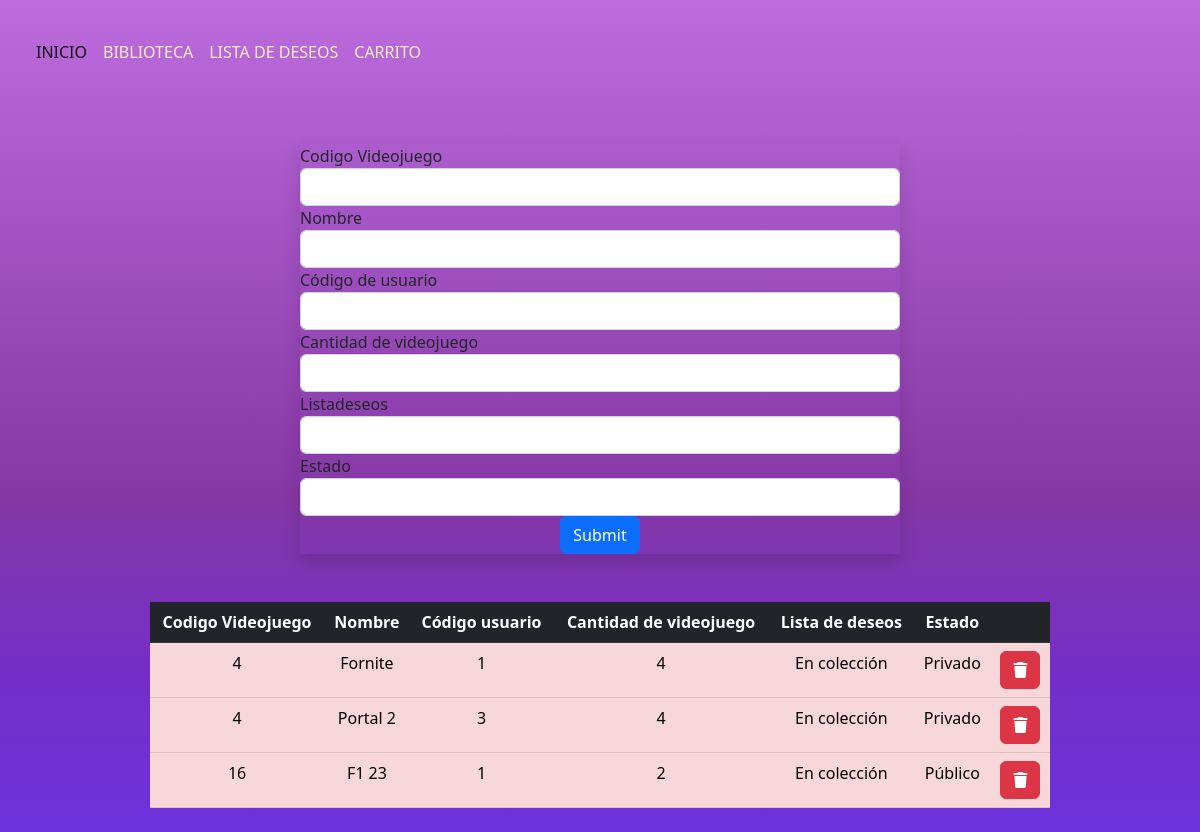
/colecciones, run on the app's committed database.
### gamerworld/models.py (models this page shows)
class ListaDeseos(models.Model):
    codVideojuego=  models.IntegerField(default=4)
    nombreJuego=models.CharField(max_length=50)
    codUsuario= models.IntegerField(default=4)
    cantidadvdj= models.IntegerField(default=4)
    listadeseos= models.CharField(max_length=50)
    estado=models.CharField(max_length=20) # publico o privado

### gamerworld/views.py (the view)
# urls.py: path('colecciones',views.listadeseos, name='listadeseos'),
def listadeseos(request):
    listads= ListaDeseos.objects.all()
    return render(request, "colecciones.html",{
        "listads" : listads
    })

### gamerworld/templates/colecciones.html (shortened to what this page needs)
{% extends 'plantilla.html' %}
{% block content %}
    <form class="w-50 shadow mx-auto p- m-5" method="post">
        Codigo Videojuego<input type="number" name="nombreJuego" class="form-control">
        Nombre<input type="text" name="nombreJuego" class="form-control">
        Código de usuario<input type="number" name="codUsuario"class="form-control">
        Cantidad de videojuego<input type="number" name="cantidaddvj" class="form-control">
        Listadeseos<input type="text" name="listadeseos" class="form-control">
        Estado<input type="text" name="estado" class="form-control">
        <div class="text-center">
            <input type="submit" values="Enviar" class="btn btn-primary">
        </div>
    </form>
    <table class="table table-danger w-75 mx-auto text-center  "  >
        <tr class ="table-dark">
            <th>Codigo Videojuego</th>
            <th>Nombre</th>
            <th>Código usuario</th>
            <th>Cantidad de videojuego</th>
            <th>Lista de deseos</th>
            <th>Estado</th>
            <th></th> <! espacios para boton de eliminar y consultar>
        </tr>
    {% for listadeseo in listads %}
        <tr>
            <td>{{listadeseo.codVideojuego}}</td>
            <td>{{listadeseo.nombreJuego}}</td>
            <td>{{listadeseo.codUsuario}}</td>
            <td>{{listadeseo.cantidadvdj}}</td>
            <td>{{listadeseo.listadeseos}}</td>
            <td>{{listadeseo.estado}}</td>
            <td>
                <form action="{% url 'eliminar' listadeseo.codVideojuego %}" method="post">
                    <button class="btn btn-danger" onclick="return
                        confirm('¿Deseas eliminar este videojuego?')">
                        <i class="fa fa-trash"></i>
                    </button>
                </form>
            </td>
        </tr>
    {% endfor %}
    </table>
{% endblock %}

### data on the page
ListaDeseos: codVideojuego "4", nombreJuego "Fornite", codUsuario "1", cantidadvdj "4", listadeseos "En colección", estado "Privado"
ListaDeseos: codVideojuego "4", nombreJuego "Portal 2", codUsuario "3", cantidadvdj "4", listadeseos "En colección", estado "Privado"
ListaDeseos: codVideojuego "16", nombreJuego "F1 23", codUsuario "1", cantidadvdj "2", listadeseos "En colección", estado "Público"
